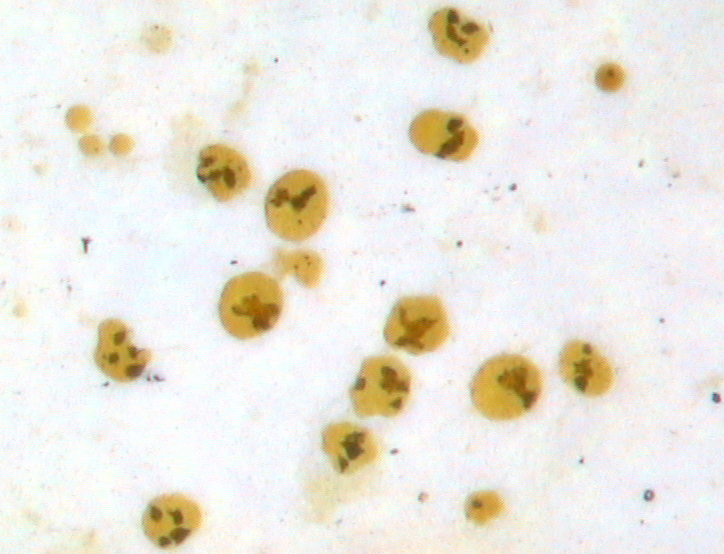
#> input picture Otsu/cells.bmp, 724 x 554 px
$ python Otsu.py
#> lines starting #> are read from the running program, lines starting #| are printed output that depends on the picture; after the words box and inside, x2 and y2 are one past the last pixel; in counts of white or black regions, pixels touching at a corner belong together
import cv2
import numpy as np
import matplotlib.pyplot as plt


def get_thre(hist):
    """
    大津算法计算分割阈值
    :param hist: 图像直方图
    :return: 图像分割阈值
    """
    delta_max = 0
    threshold = -1
    for i in range(256):
        w0 = sum(hist[:i, 0]) / sum(hist[:, 0])
        if w0 == 0:
            continue
        if w0 == 1:
            break
        w1 = 1 - w0
        hist_pixel = [x * hist[x, 0] for x in range(256)]
        u0 = sum(hist_pixel[:i]) / sum(hist[:i, 0])
        u1 = sum(hist_pixel[i:]) / sum(hist[i:, 0])
        delta = w0 * w1 * (u1 - u0) * (u1 - u0)
        if delta > delta_max:
            delta_max = delta
            threshold = i
    return threshold


def cut_img(img, threshold):
    """
    根据阈值分割图像，大于阈值置255，小于阈值置0
    :param img: 代分割图像
    :param threshold: 分割阈值
    :return:
    """
    img_thre = np.zeros(img.shape, dtype=np.uint8)
    for i in range(img.shape[0]):
        for j in range(img.shape[1]):
            if img[i, j] > threshold:
                img_thre[i, j] = 255
            else:
                img_thre[i, j] = 0
    return img_thre


if __name__ == "__main__":
    img = cv2.imread('cells.bmp', cv2.IMREAD_GRAYSCALE)
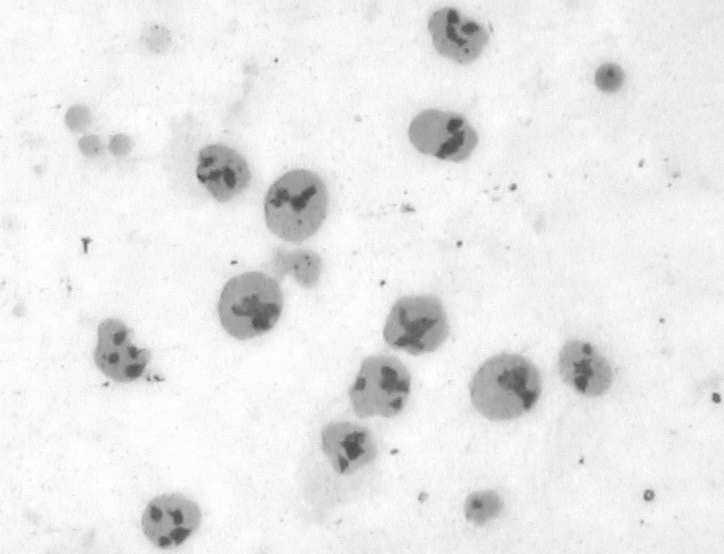
#> img: shape (554, 724); min 72, max 254, mean 233.3
    # cv2.calcHist()计算图像直方图，得到256*1的数组
    hist = cv2.calcHist([img], [0], None, [256], [0, 256])
#> hist = 256 values, max 22465 at index 245, min 0 at index 0, mean 1566.8
    threshold = get_thre(hist)
#> the loop in get_thre, `for i in range(256):` made 256 passes
#> (w0, w1, u0, u1, delta, delta_max) on passes 74 to 85: (4.99e-06, 1, 72, 233.3, 0.13, 0.13), (7.48e-06, 1, 72.33, 233.3, 0.194, 0.194), (1.5e-05, 1, 73.17, 233.3, 0.384, 0.384), (3.49e-05, 1, 74.21, 233.3, 0.884, 0.884), (4.99e-05, 1, 74.75, 233.4, 1.25, 1.25), (8.48e-05, 1, 75.68, 233.4, 2.11, 2.11), (0.00013, 1, 76.48, 233.4, 3.19, 3.19), (0.000202, 1, 77.38, 233.4, 4.91, 4.91), (0.000254, 1, 77.92, 233.4, 6.14, 6.14), (0.000322, 1, 78.57, 233.4, 7.71, 7.71), (0.000421, 1, 79.38, 233.4, 9.99, 9.99), (0.000588, 0.999, 80.41, 233.4, 13.77, 13.77)
#> w0 on passes 1 to 6: 0, 0, 0, 0, 0, 0
#> after the loop in get_thre, `for i in range(256):`: delta_max = 616.7; threshold = 200
#> threshold = 200
    img_thre = cut_img(img, threshold)
#> after the loop in cut_img, `for i in range(img.shape[0]):`:
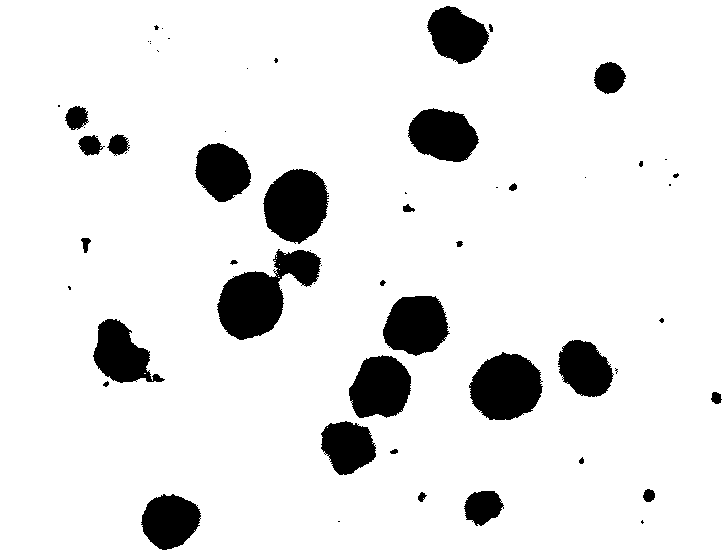
#> img_thre: shape (554, 724); 90.3% white; 59 black regions (27 under 20 px), largest, box (x1, y1, x2, y2) and area: (217, 249, 321, 340) 4712, (469, 352, 543, 420) 3742, (263, 169, 329, 244) 3665

    plt.subplot(221)
    plt.imshow(img, cmap='gray')
    plt.xticks([]), plt.yticks([])

    plt.subplot(222)
    plt.plot(hist, color='b')
    plt.axvline(threshold, ymax=4000, color='r')

    plt.subplot(223)
    plt.imshow(img_thre, cmap='gray')
    plt.xticks([]), plt.yticks([])
    plt.show()
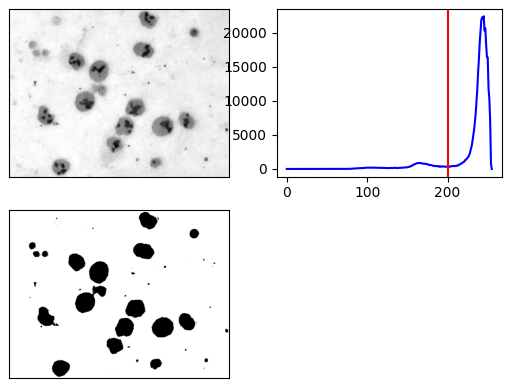
#> figure drawn by matplotlib, 3 panels; panel 2: curve peaks at x = 245, y = 22465
